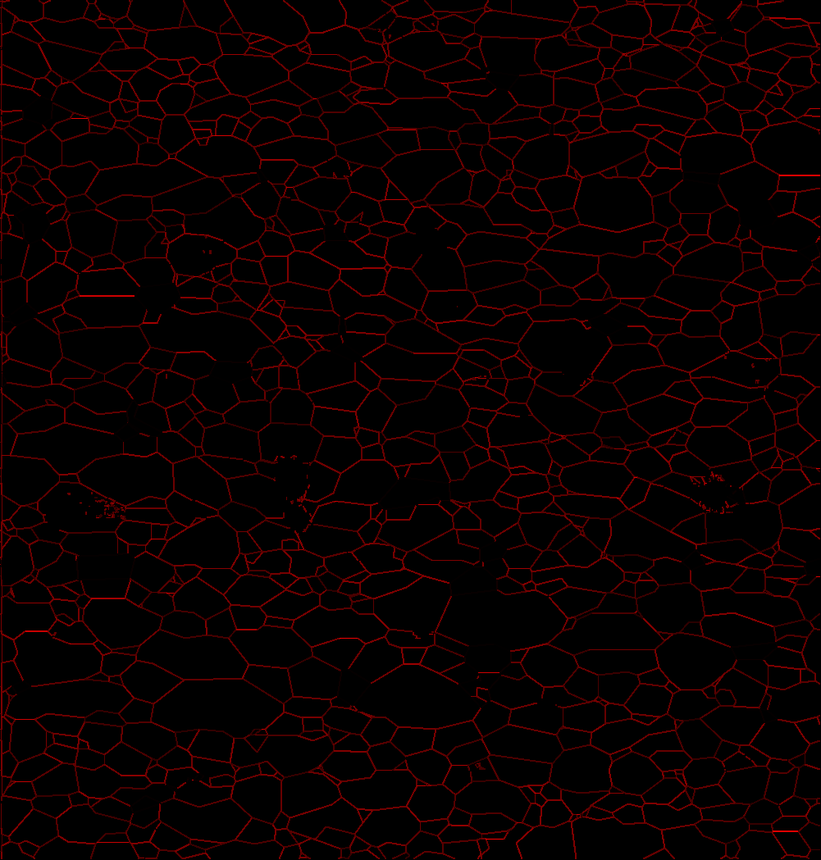
#> input picture source/gb.png, 821 x 860 px, shrunk from 1001 x 1049 before the run
$ python -i find_voids.py   (imports and definitions only)
#> lines starting #> are read from the running program, lines starting #| are printed output that depends on the picture
#> further down, picture is the input picture: shape (860, 821, 3); mean B, G, R 0, 0, 10.4
import cv2

def find_voids_2(original):
	### Read image


	### Save temp file for comparison
	#cv2.imwrite(picname+"_original.png", original)

	### Run several filter over image to achieve a more distinct void structure.
	### Voids will be more of a round shape this way, which reduces error.
	### Depending on grain structure, some filters may have no effect on particular samples.
    original = cv2.bilateralFilter(original,9,75,75)
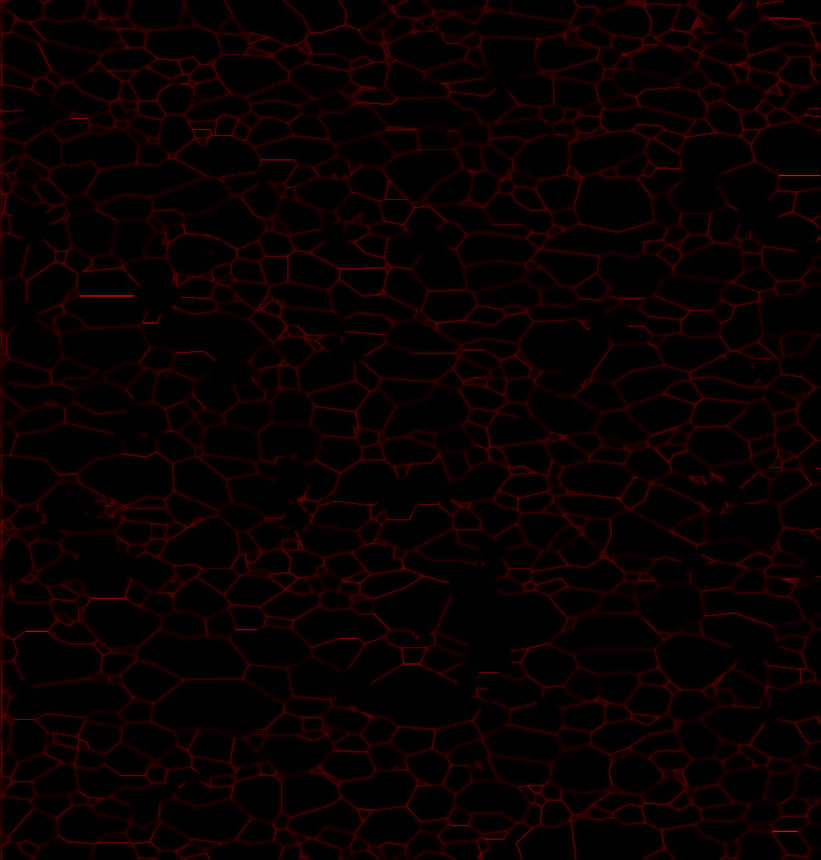
#> original: shape (860, 821, 3); mean of channels 0, 1, 2 0, 0, 9.1; drawn as B, G, R

	#original = cv2.medianBlur(original,5)
	#original = cv2.GaussianBlur(original,(5,5),0)

	### TO CHANGE:
	### Determine treshold for binary image. First value is gray-value used for cut-off, second is white.
    retval, image = cv2.threshold(original, 60, 255, cv2.THRESH_BINARY)
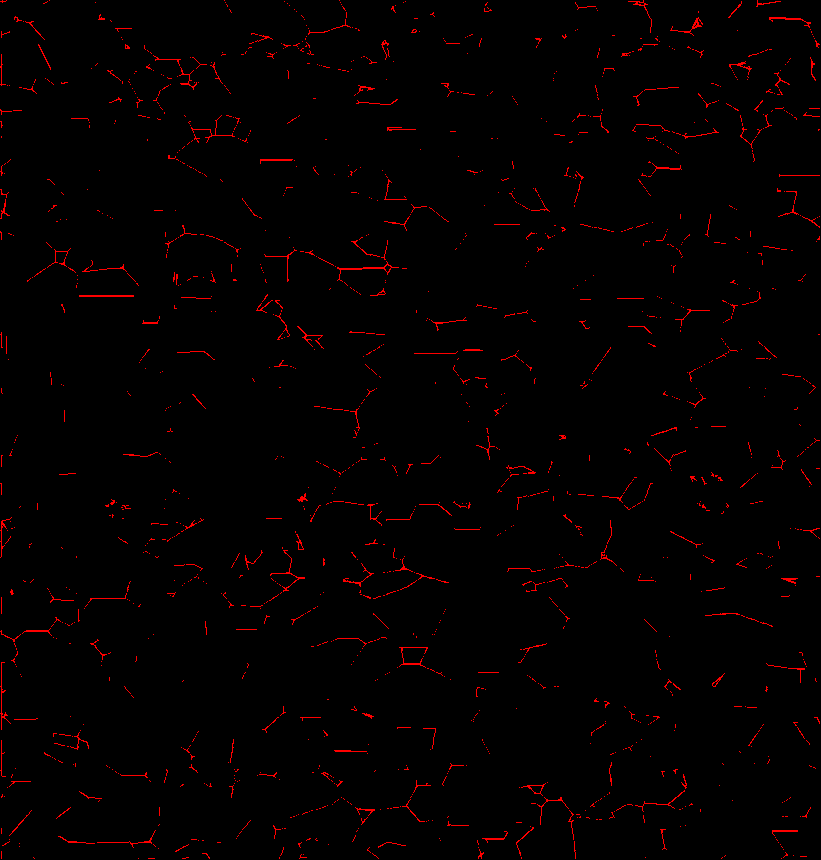
#> image: shape (860, 821, 3); mean of channels 0, 1, 2 0, 0, 4.4; drawn as B, G, R


	### Find eliptical shapes with a minimum size and dilate picutre
    #el = cv2.getStructuringElement(cv2.MORPH_ELLIPSE, (1, 1))
    #image = cv2.dilate(image, el, iterations=1)

	### Save picture temporarily for comparison
	#cv2.imwrite(pa_pic+"_dilated.png", image)
	#cv2.imshow('dilated', image)

	### Read contours from dilated binary picture
#> (the run stopped early here; a loop or call above may not have finished)
